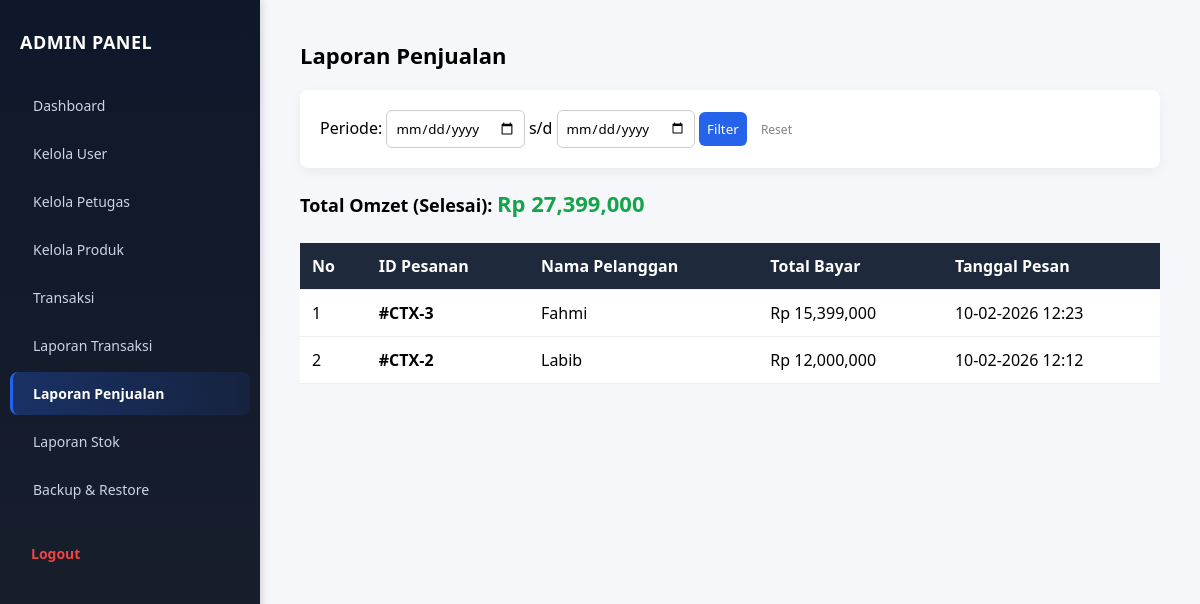
Page /admin/laporan_penjualan.php (signed in) on the committed database.
### tables this page shows
CREATE TABLE `pesanan` (
  `id` int(11) NOT NULL AUTO_INCREMENT,
  `user_id` int(11) DEFAULT NULL,
  `nama_penerima` varchar(100) DEFAULT NULL,
  `hp` varchar(20) DEFAULT NULL,
  `alamat` text DEFAULT NULL,
  `metode_bayar` varchar(50) DEFAULT NULL,
  `total_bayar` int(11) DEFAULT NULL,
  `status_pesanan` varchar(20) DEFAULT 'Pending',
  `tanggal_pesan` datetime DEFAULT current_timestamp(),
  PRIMARY KEY (`id`)
);

### admin/laporan_penjualan.php (the view, shortened to what this page needs)
<?php
include __DIR__ . "/../config/database.php";
$dari   = isset($_GET['dari']) ? $_GET['dari'] : '';
$sampai = isset($_GET['sampai']) ? $_GET['sampai'] : '';
$where_clause = "WHERE pesanan.status_pesanan = 'Selesai'";
$dataPenjualan = mysqli_query($conn, "SELECT pesanan.*, users.nama AS nama_akun
     FROM pesanan
     LEFT JOIN users ON pesanan.user_id = users.id
     $where_clause
     ORDER BY pesanan.id DESC");
$totalUang = mysqli_query($conn, "SELECT SUM(total_bayar) AS total FROM pesanan $where_clause");
$resUang = mysqli_fetch_assoc($totalUang);
$pendapatan = $resUang['total'] ?? 0;
?>
<!DOCTYPE html>
<html lang="id">
<head>
</head>
<body>
    <div class="wrapper">
        <div class="sidebar">
            <h2>ADMIN PANEL</h2>
            <a href="dashboard.php">Dashboard</a>
            <a href="user.php">Kelola User</a>
            <a href="petugas.php">Kelola Petugas</a>
            <a href="produk.php">Kelola Produk</a>
            <a href="transaksi.php">Transaksi</a>
            <a href="laporan_transaksi.php">Laporan Transaksi</a>
            <a href="laporan_penjualan.php" class="active">Laporan Penjualan</a>
            <a href="laporan_stok.php">Laporan Stok</a>
            <a href="backup_restore.php">Backup & Restore</a>
            <a href="logout.php" class="logout-btn" onclick="return confirm('Apakah Anda yakin ingin logout?')">
                Logout
            </a>
        </div>
        <div class="content">
            <h1>Laporan Penjualan</h1>
            <div class="card-filter">
                <form method="get">
                    <label>Periode:</label>
                    <input type="date" name="dari" value="<?= $dari ?>" required>
                    <span> s/d </span>
                    <input type="date" name="sampai" value="<?= $sampai ?>" required>
                    <button type="submit">Filter</button>
                    <a href="laporan_penjualan.php" style="margin-left:10px; color:gray; text-decoration:none; font-size:12px;">Reset</a>
                </form>
            </div>
            <div class="total-box">Total Omzet (Selesai): <span>Rp <?= number_format($pendapatan) ?></span></div>
            <table>
                <tr>
                    <th>No</th>
                    <th>ID Pesanan</th>
                    <th>Nama Pelanggan</th>
                    <th>Total Bayar</th>
                    <th>Tanggal Pesan</th>
                </tr>
                <?php $no = 1;
                while ($p = mysqli_fetch_assoc($dataPenjualan)) : ?>
                    <tr>
                        <td><?= $no++ ?></td>
                        <td><strong>#CTX-<?= $p['id'] ?></strong></td>
                        <td><?= htmlspecialchars($p['nama_penerima'] ?? $p['nama_akun']) ?></td>
                        <td>Rp <?= number_format($p['total_bayar']) ?></td>
                        <td>
                            <?php
                            if (!empty($p['tanggal_pesan']) && $p['tanggal_pesan'] != '0000-00-00 00:00:00') {
                                echo date('d-m-Y H:i', strtotime($p['tanggal_pesan']));
                            } else {
                                echo "Belum ada tanggal";
                            }
                            ?>
                        </td>
                    </tr>
                <?php endwhile; ?>
            </table>
        </div>
    </div>
</body>
</html>

### admin/laporan_penjualan.php (style rules this page uses)
* { box-sizing: border-box; margin: 0; padding: 0; font-family: 'Segoe UI', Tahoma, Geneva, Verdana, sans-serif; }
body { margin: 0; background: #f5f7fb; }
.wrapper { display: flex; min-height: 100vh }
.sidebar { width: 260px; background: linear-gradient(180deg, #0f172a 0%, #1a202c 100%); color: #e2e8f0; padding: 30px 0; box-shadow: 2px 0 8px rgba(0, 0, 0, 0.15); position: fixed; height: 100vh; overflow-y: auto; }
.sidebar h2 { font-size: 18px; font-weight: 700; margin: 0 20px 30px; color: #fff; letter-spacing: 0.5px; }
.sidebar a { display: block; font-size: 14px; font-weight: 500; color: #cbd5e1; text-decoration: none; padding: 12px 20px; margin: 5px 10px; border-radius: 8px; transition: all 0.3s ease; border-left: 3px solid transparent; }
.sidebar a.active { background: linear-gradient(90deg, rgba(37, 99, 235, 0.3), rgba(37, 99, 235, 0.1)); color: #fff; border-left-color: #2563eb; font-weight: 600; }
.sidebar a.logout-btn { color: #fca5a5; font-weight: 600; margin-top: 30px; }
.content { flex: 1; margin-left: 260px; padding: 40px; }
h1 { font-size: 22px; margin-bottom: 20px; }
.content { flex: 1; padding: 40px }
.card-filter { background: #fff; padding: 20px; border-radius: 8px; margin-bottom: 20px; box-shadow: 0 4px 12px rgba(0, 0, 0, 0.05); }
table { width: 100%; border-collapse: collapse; background: #fff; }
th, td { padding: 12px; border-bottom: 1px solid #eee; text-align: left; }
th { background: #1e293b; color: #fff; }
.total-box { margin-bottom: 25px; font-size: 18px; font-weight: bold; }
.total-box span { color: #16a34a; font-size: 22px; }
input[type="date"], button { padding: 8px; border-radius: 6px; border: 1px solid #ccc; }
button { background: #2563eb; color: #fff; border: none; cursor: pointer; }
.sidebar a.logout-btn { color: #ef4444; font-weight: 600; margin-top: 20px; border: 1px solid transparent; }

### rows in the picture
pesanan: id "3", nama_penerima "Fahmi", total_bayar "15,399,000", tanggal_pesan "10-02-2026 12:23"
pesanan: id "2", nama_penerima "Labib", total_bayar "12,000,000", tanggal_pesan "10-02-2026 12:12"

### other values in the picture
$pendapatan "27,399,000"
